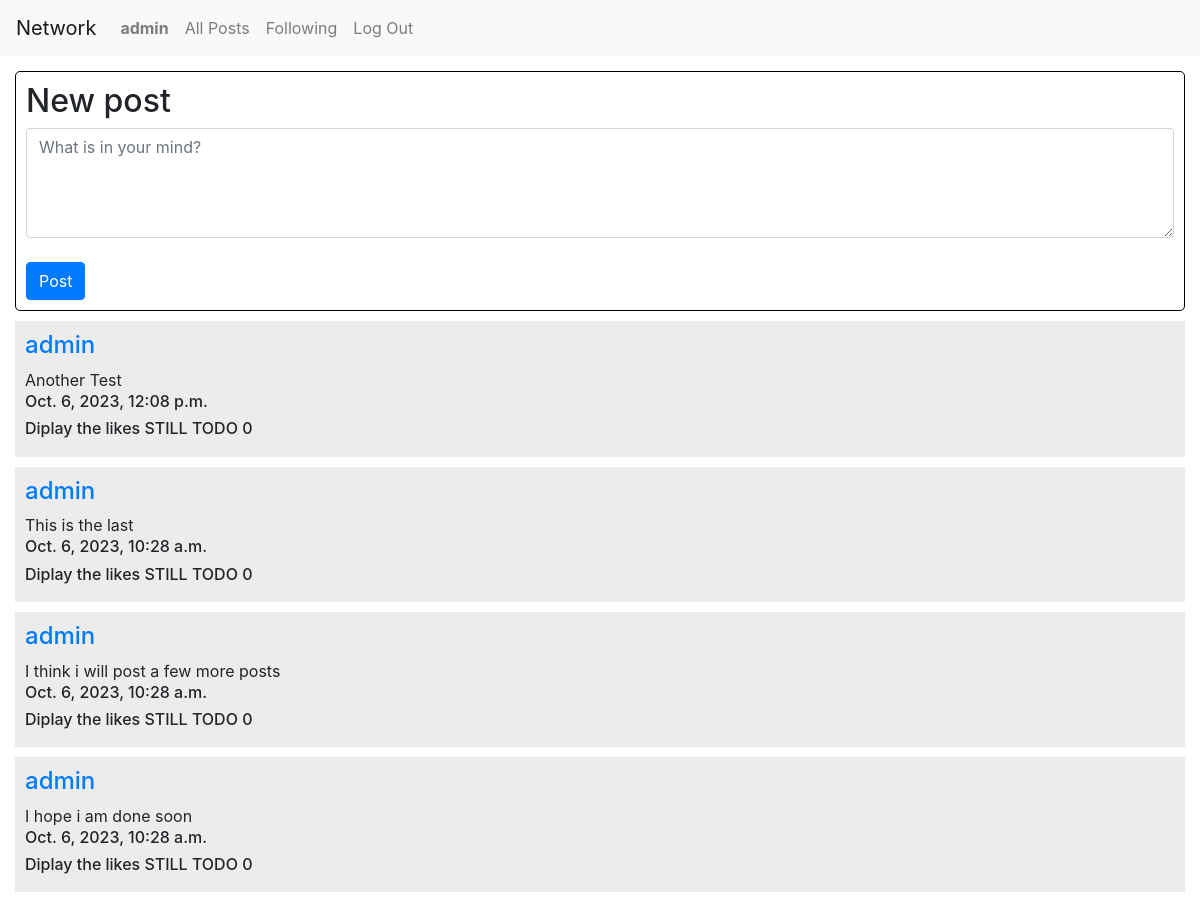
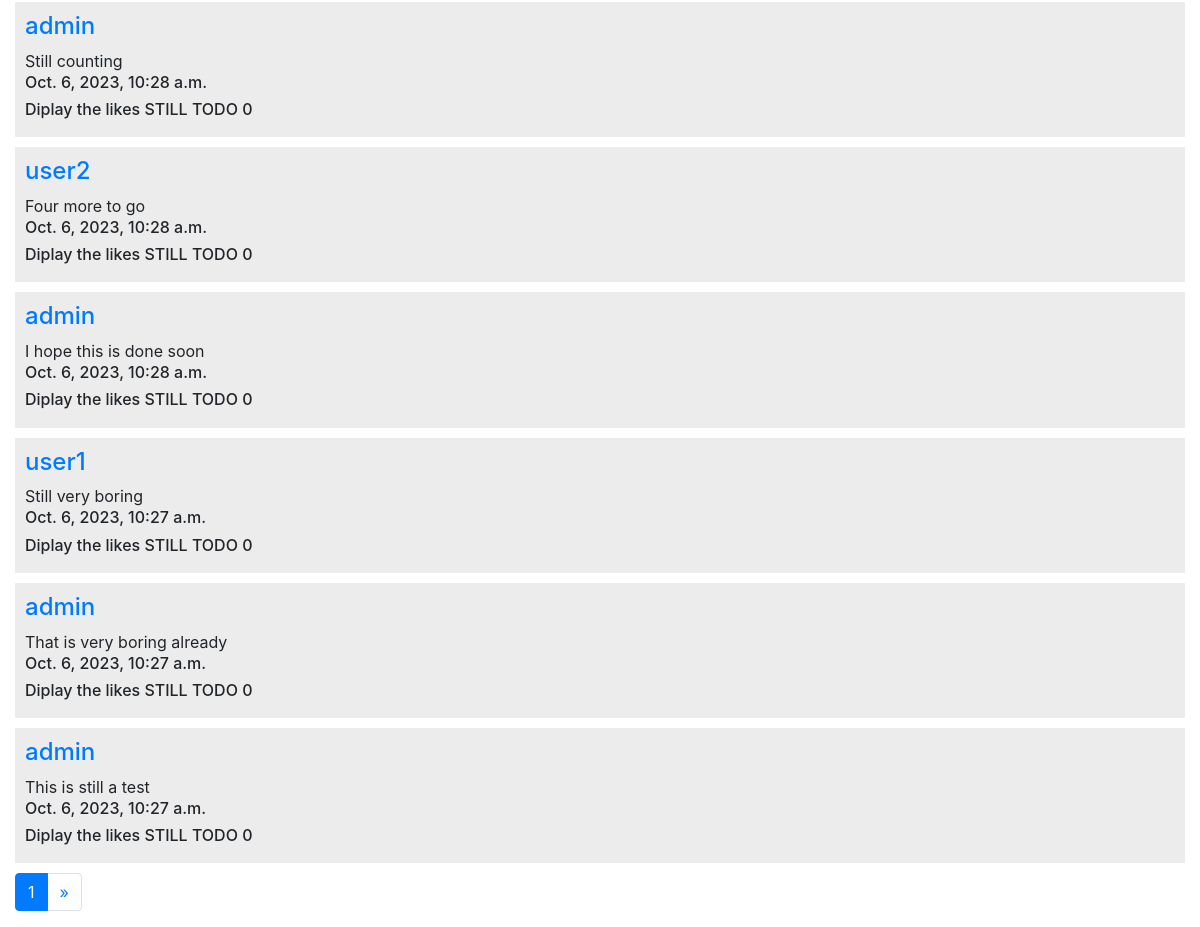
The app's page / (signed in) with its own data (2 pictures, top to bottom).
### network/models.py (models this page shows, shortened)
class User(AbstractUser):
    pass

class Post(models.Model):
    author = models.ForeignKey(User, on_delete=models.CASCADE, related_name="posts")
    content = models.TextField(blank=False)
    date = models.DateTimeField(auto_now_add=True)
    likes = models.ManyToManyField(User, blank=True, related_name='likes')

### network/views.py (the view)
# urls.py: path("", views.index, name="index"),
def index(request):
    if request.method == "POST":
        current_user = request.user
        post_form = PostForm(request.POST)
        if post_form.is_valid():
            content = post_form.cleaned_data['post_content']
        p = Post(
            author = current_user,
            content = content
            )
        p.save()
        return HttpResponseRedirect(reverse("index"))
    else:
        post_form = PostForm()
        all_posts = Post.objects.annotate(like_count=models.Count('likes')).order_by('-pk')
        paginator = Paginator(all_posts, 10)
        page_number = request.GET.get('page')
        page_obj = paginator.get_page(page_number)
    return render(request, "network/index.html", {
        "post_form": post_form,
        "page_obj": page_obj
        })

### network/forms.py
class PostForm(forms.Form):
    post_content = forms.CharField(widget=forms.Textarea(attrs={
                                        "rows":"4", "cols":"90",
                                        'placeholder':'What is in your mind?',
                                        'class':'form-control'}), label="")

### network/templates/network/index.html (shortened to what this page needs)
{% extends "network/layout.html" %}
{% block body %}
<div class="home_page">
    <div class="new_post">
        <h2>New post</h2>
        <form action="/" method="post">
            {{ post_form }}
            <br>
            <input class="btn btn-primary" type="submit" value="Post">
        </form>
    </div>
        {% for post in page_obj %}
        <div class="each_post">
            <h4><a href = "{% url 'user_profile' post.author.id %}">{{ post.author }}</a></h4>
            {{ post.content }}
            <h6>{{ post.date }}</h6>
            <h6>Diplay the likes STILL TODO {{ post.likes.count }}</h6>
        </div>
        {% endfor %}
    <nav aria-label="Page navigation example">
        <ul class="pagination">
        <li class="page-item active" aria-current="page"><a class="page-link" href="?page={{ page_obj.number }}">{{ page_obj.number }}</a></li>
        {% if page_obj.has_next %}
        <li class="page-item"><a class="page-link" href="?page={{ page_obj.next_page_number }}">&raquo;</a></li>
        {% endif %}
        </ul>
</div>
{% endblock %}

### network/templates/network/layout.html (shortened to what this page needs)
{% load static %}
<!DOCTYPE html>
<html lang="en">
    <head>
        <link rel="stylesheet" href="https://stackpath.bootstrapcdn.com/bootstrap/4.4.1/css/bootstrap.min.css">
        <link href="{% static 'network/styles.css' %}" rel="stylesheet">
    </head>
    <body>
        <nav class="navbar navbar-expand-lg navbar-light bg-light">
            <a class="navbar-brand" href="#">Network</a>
            <div>
              <ul class="navbar-nav mr-auto">
                {% if user.is_authenticated %}
                    <li class="nav-item">
                        <a class="nav-link" href="#"><strong>{{ user.username }}</strong></a>
                    </li>
                {% endif %}
                <li class="nav-item">
                  <a class="nav-link" href="{% url 'index' %}">All Posts</a>
                </li>
                {% if user.is_authenticated %}
                    <li class="nav-item">
                        <a class="nav-link" href="{% url 'following_page' %}">Following</a>
                    </li>
                    <li class="nav-item">
                        <a class="nav-link" href="{% url 'logout' %}">Log Out</a>
                    </li>
                {% endif %}
              </ul>
            </div>
          </nav>
        <div class="body">
            {% block body %}
            {% endblock %}
        </div>
    </body>
</html>

### network/static/network/styles.css (style rules this page uses)
.home_page { margin: 15px; }
.new_post, .all_posts { padding: 10px; border: 1px solid black; border-radius: 5px; margin-bottom: 10px; }
.each_post { margin: 10px 0 10px 0; background-color: rgb(236, 236, 236); padding: 10px; }

### records on screen
User: username "admin"
Post: author "admin", content "Another Test", date "Oct. 6, 2023, 12:08 p.m.", likes.count "0"
Post: author "admin", content "This is the last", date "Oct. 6, 2023, 10:28 a.m.", likes.count "0"
Post: author "admin", content "I think i will post a few more posts", date "Oct. 6, 2023, 10:28 a.m.", likes.count "0"
Post: author "admin", content "I hope i am done soon", date "Oct. 6, 2023, 10:28 a.m.", likes.count "0"
Post: author "admin", content "Still counting", date "Oct. 6, 2023, 10:28 a.m.", likes.count "0"
Post: author "user2", content "Four more to go", date "Oct. 6, 2023, 10:28 a.m.", likes.count "0"
Post: author "admin", content "I hope this is done soon", date "Oct. 6, 2023, 10:28 a.m.", likes.count "0"
Post: author "user1", content "Still very boring", date "Oct. 6, 2023, 10:27 a.m.", likes.count "0"
Post: author "admin", content "That is very boring already", date "Oct. 6, 2023, 10:27 a.m.", likes.count "0"
Post: author "admin", content "This is still a test", date "Oct. 6, 2023, 10:27 a.m.", likes.count "0"

### other values on screen
{{ page_obj.number }} "1"
